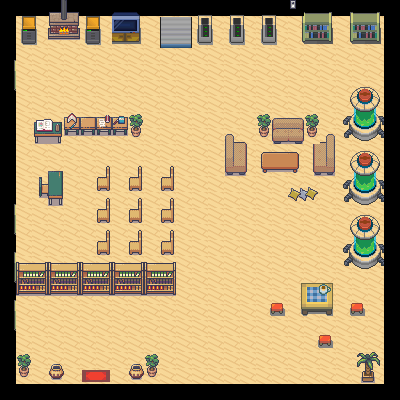

The image is a tile-based game level rendered from a .tmx file. Its description and source (layers, tilesets, objects; grid data summarised) follow:
An orthogonal 25x25 tile map with 16x16 px tiles, 3 tile layers (background, walls, elements), 2 tilesets and 40 objects (4x collision, exit_house, spawn_house).

<map version="1.5" tiledversion="1.7.2" orientation="orthogonal" renderorder="right-down" width="25" height="25" tilewidth="16" tileheight="16" infinite="0" nextlayerid="5" nextobjectid="96">
 <tileset firstgid="1" source="house.tsx" />
 <tileset firstgid="776" name="Interiors_free_16x16" tilewidth="16" tileheight="16" tilecount="1424" columns="16">
  <image source="Modern tiles_Free/Interiors_free/16x16/Interiors_free_16x16.png" trans="a2a8be" width="256" height="1424" />
 </tileset>
 <layer id="1" name="background" width="25" height="25">
  <data>[625 cells, 625 non-empty, 1 distinct tile ids]</data>
 </layer>
 <layer id="2" name="walls" width="25" height="25">
  <data>[625 cells, 96 non-empty, 1 distinct tile ids]</data>
 </layer>
 <layer id="3" name="elements" width="25" height="25">
  <data>[625 cells, 250 non-empty, 130 distinct tile ids]</data>
 </layer>
 <objectgroup id="4" name="Objects">
  <object id="54" name="exit_house" x="82.1818" y="370" width="27.4545" height="12" />
  <object id="55" name="spawn_house" x="96" y="358.909">
   <point />
  </object>
  <object id="56" type="collision" x="0" y="0" width="16" height="400" />
  <object id="57" type="collision" x="16" y="384" width="384" height="16" />
  <object id="58" type="collision" x="384" y="0" width="16" height="384" />
  <object id="61" type="collision" x="16" y="0" width="368" height="16" />
  <object id="62" x="23.3333" y="11.3333" width="13.3333" height="32.6667" />
  <object id="63" x="50.6667" y="14" width="28" height="24.6667" />
  <object id="64" x="82.6667" y="14" width="18.6667" height="28.6667" />
  <object id="65" x="112.667" y="8" width="28.6667" height="34.6667" />
  <object id="66" x="158" y="5.33333" width="32" height="41.3333" />
  <object id="67" x="194" y="4" width="17.3333" height="39.3333" />
  <object id="68" x="227.333" y="4.66667" width="16.6667" height="38.6667" />
  <object id="69" x="263.333" y="6.66667" width="12" height="36.6667" />
  <object id="70" x="307.333" y="10.6667" width="24" height="30.6667" />
  <object id="71" x="348" y="4.66667" width="28" height="36" />
  <object id="72" x="352" y="90" width="37.3333" height="176" />
  <object id="73" x="316" y="136" width="17.3333" height="38" />
  <object id="74" x="273.333" y="115.333" width="28.6667" height="24.6667" />
  <object id="75" x="222" y="133.333" width="22" height="38.6667" />
  <object id="76" x="258" y="150.667" width="40" height="18.6667" />
  <object id="77" x="302.667" y="284" width="27.3333" height="28" />
  <object id="78" x="100" y="171.333" width="12" height="18" />
  <object id="79" x="133.333" y="172" width="8" height="14" />
  <object id="80" x="162.667" y="174" width="12" height="15.3333" />
  <object id="81" x="162.667" y="204" width="8.66667" height="15.3333" />
  <object id="82" x="129.333" y="206" width="16.6667" height="12.6667" />
  <object id="83" x="99.3333" y="200.667" width="10" height="16" />
  <object id="84" x="95.3333" y="237.333" width="12.6667" height="12" />
  <object id="85" x="126" y="236.667" width="16.6667" height="15.3333" />
  <object id="86" x="166" y="236.667" width="12" height="15.3333" />
  <object id="87" x="16.6667" y="257.333" width="158.667" height="36" />
  <object id="88" x="38.6667" y="168.667" width="22.6667" height="32" />
  <object id="89" x="32.6667" y="119.333" width="29.3333" height="22" />
  <object id="90" x="64.6667" y="116" width="64.6667" height="20" />
  <object id="91" x="352.667" y="348" width="26.6667" height="33.3333" />
  <object id="92" x="130.667" y="354.667" width="28.6667" height="21.3333" />
  <object id="93" x="16" y="348" width="22" height="21.3333" />
  <object id="94" x="50" y="359.333" width="17.3333" height="16.6667" />
  <object id="95" x="16.6667" y="365.333" width="34.6667" height="14.6667" />
 </objectgroup>
</map>
